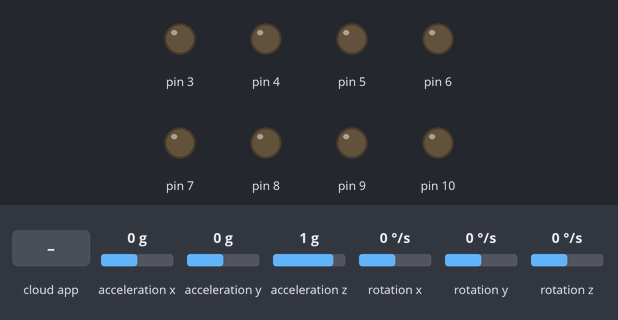
A sketch run on a simulated Arduino Uno, built with avr-gcc and run on an emulated ATmega328P. On the bench: output pins drawn as LEDs (lit = HIGH). The test bench sets the inputs (shaded band); at power-on: acceleration x 0 g, acceleration y 0 g, acceleration z 1 g, rotation x 0 °/s, rotation y 0 °/s, rotation z 0 °/s. The ROS host is connected and sends only what is stated.

Above: at 1.2 s.
1.3 s: the phone or cloud app sets linear.x to -100
At 2.5 s:
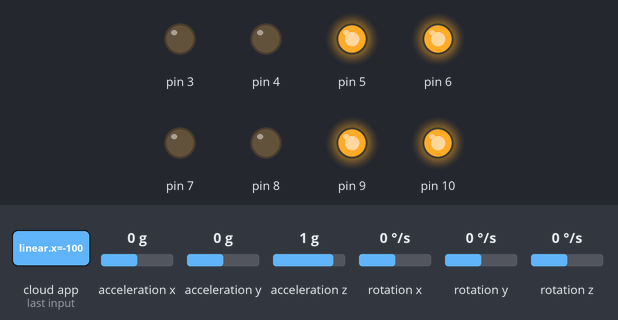
2.8 s: the phone or cloud app sets angular.z to -100
At 3.6 s:
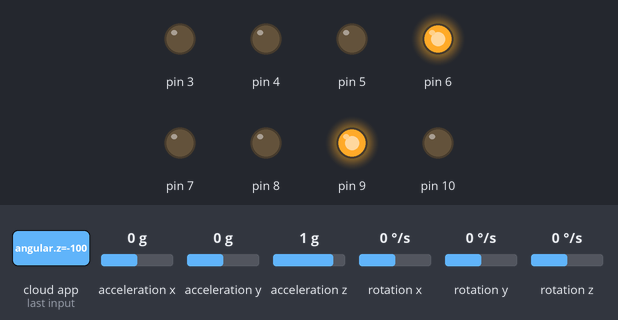
4.3 s: the phone or cloud app sets linear.x to 0
At 5.2 s:
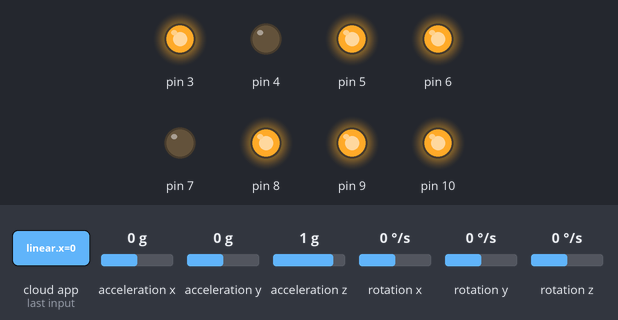
5.8 s: the phone or cloud app sets angular.z to 100
At 7.1 s:
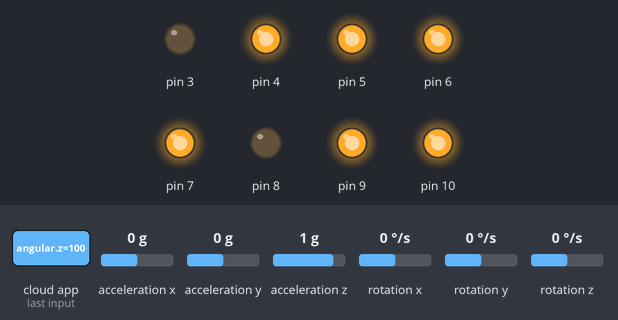
7.4 s: the phone or cloud app sets linear.x to 100
At 8.1 s:
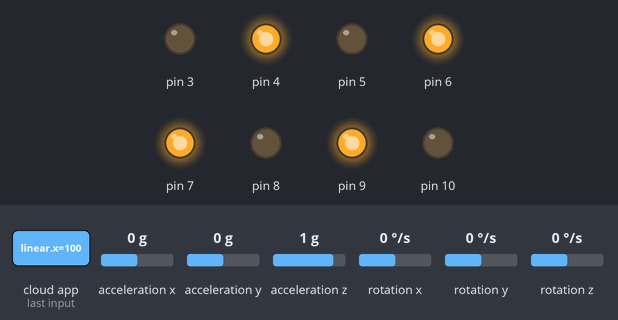
8.9 s: the phone or cloud app sets angular.z to 0
At 9.7 s:
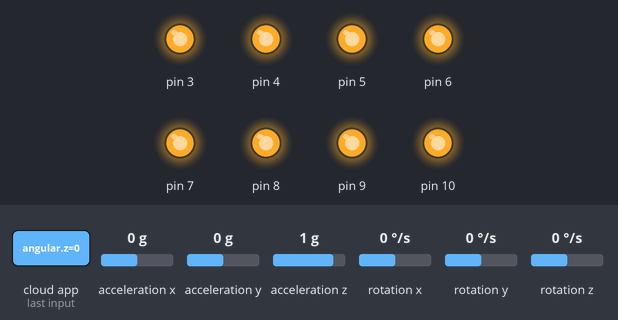
Timing chart, 0 to 11.4 s (numbered marks = the images above; inputs shaded):
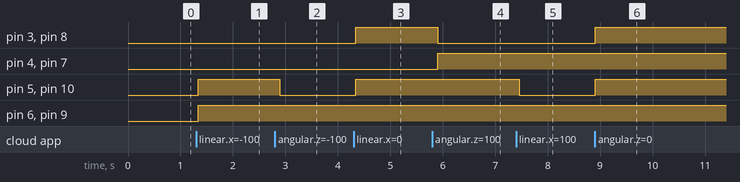

The sketch:

MicroROS_Control.ino
```cpp
#include <micro_ros_arduino.h>
#include <Arduino_LSM6DSOX.h>
#include <Wire.h>
#include <stdio.h>
#include <rcl/rcl.h>
#include <rcl/error_handling.h>
#include <rclc/rclc.h>
#include <rclc/executor.h>
#include <sensor_msgs/msg/imu.h>
#include <geometry_msgs/msg/twist.h>

#include "driver.h"

sensor_msgs__msg__Imu imu_msg;
geometry_msgs__msg__Twist twist_msg;
rcl_publisher_t publisher;
rclc_executor_t executor;
rclc_support_t support;
rcl_allocator_t allocator;
rcl_node_t node;
rcl_timer_t timer;
rcl_subscription_t subscriber;

float Ax, Ay, Az, Gx, Gy, Gz;
//
//------- | DIR | EN(~)
//Motor 1 | 3   | 5  ~  Front Right
//Motor 2 | 4   | 6  ~  Front Left
//Motor 3 | 7   | 9  ~  Rear Right
//Motor 4 | 8   | 10 ~  Rear Left
//

Motor motor_rl(8,10);
Motor motor_rr(7,9);
Motor motor_fl(4,6);
Motor motor_fr(3,5);
Robot car(15,15,motor_rl,motor_rr,motor_fl,motor_fr);

#define LED_PIN 13

#define RCCHECK(fn) { rcl_ret_t temp_rc = fn; if((temp_rc != RCL_RET_OK)){error_loop();}}
#define RCSOFTCHECK(fn) { rcl_ret_t temp_rc = fn; if((temp_rc != RCL_RET_OK)){}}

void error_loop(){
  while(1){
    digitalWrite(LED_PIN, !digitalRead(LED_PIN));
    delay(100);
  }
}

void command_callback(const void *msgin){
  const geometry_msgs__msg__Twist *command_msg = (const geometry_msgs__msg__Twist *)msgin;

  // Use received velocity
  // v_x , v_y , w_z --> lin.x , lin.y , ang.z
  car.runModel(float(command_msg->linear.x),float(command_msg->linear.y),float(command_msg->angular.z));

}

void timer_callback(rcl_timer_t * timer, int64_t last_call_time)
{
  RCLC_UNUSED(last_call_time);

  if (timer != NULL) {
    // Read accelerometer and gyroscope data from the IMU sensor.
    IMU.readAcceleration(Ax, Ay, Az);
    IMU.readGyroscope(Gx, Gy, Gz);

    // Update the linear acceleration and angular velocity fields in the IMU message.
    imu_msg.linear_acceleration.x = Ax;
    imu_msg.linear_acceleration.y = Ay;
    imu_msg.linear_acceleration.z = Az;
    imu_msg.angular_velocity.x = Gx;
    imu_msg.angular_velocity.y = Gy;
    imu_msg.angular_velocity.z = Gz;


    // Publish the updated IMU message.
    RCSOFTCHECK(rcl_publish(&publisher, &imu_msg, NULL));
  }
}


void setup() {
  set_microros_transports();
  // set_microros_wifi_transports("26_3 Vinson", "BellHill#7$", "192.168.1.25", 8888);
  if (!IMU.begin()) {
    Serial.println("Failed to initialize RP2040 IMU.");
    while (1) {
      delay(10);
    }
  }
  Serial.println("IMU Initialized !");
  Serial.println("Car with motors Initialized !");

  allocator = rcl_get_default_allocator();
  RCCHECK(rclc_support_init(&support, 0, NULL, &allocator));
  RCCHECK(rclc_node_init_default(&node, "rp2040_imu_publisher_node", "", &support));
  RCCHECK(rclc_publisher_init_default(&publisher, &node, ROSIDL_GET_MSG_TYPE_SUPPORT(sensor_msgs, msg, Imu), "rp2040_imu_raw"));
  const unsigned int timer_timeout = 100;
  RCCHECK(rclc_timer_init_default(&timer, &support, RCL_MS_TO_NS(timer_timeout), timer_callback));
  RCCHECK(rclc_executor_init(&executor, &support.context, 2, &allocator));  // Increased the number of subscriptions to 2.
  RCCHECK(rclc_executor_add_timer(&executor, &timer));

  // Define and initialize the subscriber for the "/command" topic.
  RCCHECK(rclc_subscription_init_default(
    &subscriber,
    &node,
    ROSIDL_GET_MSG_TYPE_SUPPORT(geometry_msgs, msg, Twist),
    "cmd_vel"
  ));

  RCCHECK(rclc_executor_add_subscription(&executor, &subscriber, &twist_msg, &command_callback, ON_NEW_DATA));  // Add the subscriber to the executor.
}

void loop() {
  delay(100);
  RCSOFTCHECK(rclc_executor_spin_some(&executor, RCL_MS_TO_NS(100)));
  }
```

driver.cpp
```cpp
#include "driver.h"

Motor::Motor(int DIR, int EN){
    this->DIR = DIR;
    this->EN = EN;
    pinMode(DIR, OUTPUT);
    pinMode(EN, OUTPUT);
    digitalWrite(DIR, LOW);
    digitalWrite(EN, LOW);
}

void Motor::setSpeed(int direction, int speed){
    speed = min(speed,255);
    speed = max(speed,0);
    digitalWrite(this->DIR, direction);
    analogWrite(this->EN,speed);

}

Robot::Robot(int car_width,int car_height, Motor& motor_rl, Motor& motor_rr, Motor& motor_fl,Motor& motor_fr){
    this->car_width = car_width;
    this->car_height = car_height;
    this->motor_rl = &motor_rl;
    this->motor_rr = &motor_rr;
    this->motor_fl = &motor_fl;
    this->motor_fr = &motor_fr;
}

void Robot::runModel(float Vx,float Vy, float W){ // Vx - velocity in x direction; Vy - velocity in y direction; w - angular velocity of robot
    float state_vector[3] = {W,Vx,Vy};
    float result[4][1];
    float model_mat[4][3] = {{-1,1,(this->car_width+this->car_height)},{1,1,-1*(this->car_width+this->car_height)},{-1,1, -1*(this->car_width+this->car_height)},{1,1,(this->car_width+this->car_height)}};
    for(int i=0;i<4;i++){
        for(int j=0;j<1;j++){
            result[i][j] =0;
            for(int k=0;k<3;k++){
                result[i][j] += model_mat[i][k]*state_vector[k];
             }
        }
    }
    if(result[0][0]>0)
      this->motor_fr->setSpeed(1,this->multiplier*result[0][0]);
    else
      this->motor_fr->setSpeed(0,this->multiplier*result[0][0]*(-1));
    if(result[1][0]>0)
      this->motor_fl->setSpeed(1,this->multiplier*result[1][0]);
    else
      this->motor_fl->setSpeed(0,this->multiplier*result[1][0]*(-1));
    if(result[2][0]>0)
      this->motor_rl->setSpeed(1,this->multiplier*result[2][0]);
    else
      this->motor_rl->setSpeed(0,this->multiplier*result[2][0]*(-1));
    if(result[3][0]>0)
      this->motor_rr->setSpeed(1,this->multiplier*result[3][0]);
    else
      this->motor_rr->setSpeed(0,this->multiplier*result[3][0]*(-1));


    return;
}
```

driver.h
```cpp
#ifndef _DRIVER_H_
#include <Arduino.h>


class Motor{
    private:
      int DIR;
      int EN;

    public:
      Motor(int DIR,int EN);
      void setSpeed(int direction,int speed);

};
class Robot{
  private:
   int car_width;
   int car_height;
   Motor* motor_rl;
   Motor* motor_rr;
   Motor* motor_fl;
   Motor* motor_fr;

   int multiplier = 700;

  public:
    Robot(int car_width,int car_height, Motor& motor_rl, Motor& motor_rr, Motor& motor_fl,Motor& motor_fr);
    void runModel(float Vx,float Vy,float W);
};


#endif
```

Measured:
- after the input at 1.3 s, pin 5, pin 6, pin 9, pin 10: LOW → HIGH at once
- after the input at 2.8 s, pin 5, pin 10: HIGH → LOW after 0.10 s
- after the input at 4.3 s, pin 3, pin 5, pin 8, pin 10: LOW → HIGH at once
- after the input at 5.8 s, pin 3, pin 8: HIGH → LOW after 0.10 s; pin 4, pin 7: LOW → HIGH after 0.10 s
- after the input at 7.4 s, pin 5, pin 10: HIGH → LOW after 0.06 s
- after the input at 8.9 s, pin 3, pin 5, pin 8, pin 10: LOW → HIGH at once
